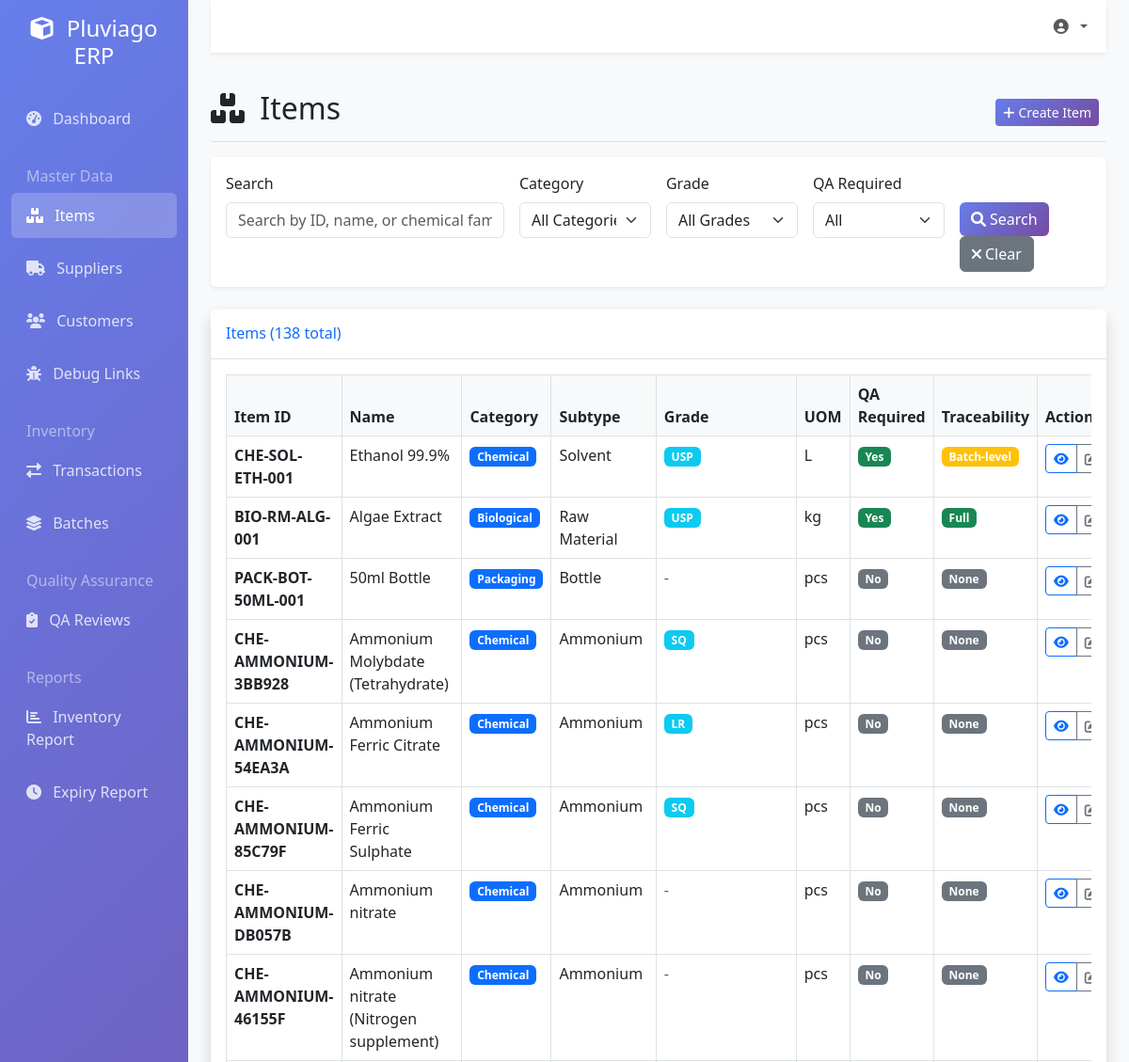
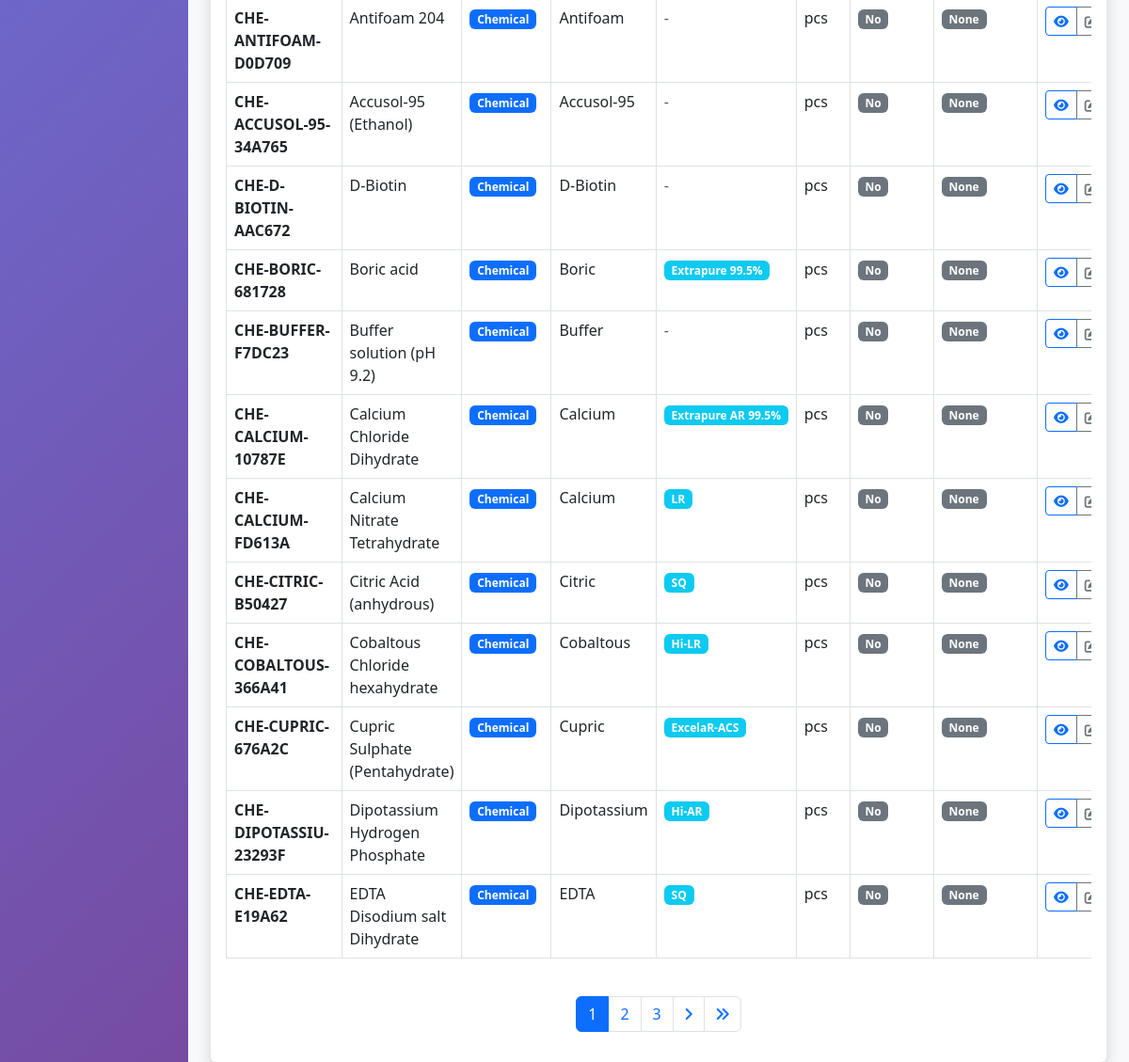
/inventory/items/, run on the app's committed database (2 pictures, top to bottom).
### inventory/models.py (models this page shows, shortened)
class ItemRecord(models.Model):
    item_record_id = models.CharField(max_length=50, primary_key=True, help_text="Unique internal ID formatted as [CAT]-[SUB]-[CODE]")
    item_name = models.CharField(max_length=200, help_text="Standardized name aligned with label and QA docs")
    unit_of_measure = models.CharField(max_length=10, choices=UOMChoices.choices, help_text="Standard unit of measurement")
    category = models.CharField(max_length=20, choices=CategoryChoices.choices, help_text="Inventory grouping")
    subtype = models.CharField(max_length=50, help_text="Functional role within the category")
    grade = models.CharField(max_length=10, choices=GradeChoices.choices, blank=True, help_text="Purity or spec level")
    hazard_class = models.CharField(max_length=20, choices=HazardClassChoices.choices, blank=True, help_text="Regulatory hazard from SDS")
    chemical_family = models.CharField(max_length=100, choices=ChemicalFamilyChoices.choices, blank=True, help_text="Subgroup within hazard category")
    contamination_risk = models.CharField(max_length=10, choices=ContaminationRiskChoices.choices, default=ContaminationRiskChoices.LOW, help_text="Risk level for QA and traceability")
    critical_to_product = models.BooleanField(default=False, help_text="Flag for QA and traceability enforcement")
    spec_verified = models.BooleanField(default=False, help_text="Whether specification has been verified")
    segregation_rule_required = models.BooleanField(default=False, help_text="Whether segregation rules are required")
    qa_required = models.BooleanField(default=False, help_text="System-derived from grade, subtype, contamination, criticality")
    traceability_level = models.CharField(max_length=20, choices=TraceabilityLevelChoices.choices, default=TraceabilityLevelChoices.NONE, help_text="Derived traceability scope")
    sds_mandatory = models.BooleanField(default=False, help_text="Safety Data Sheet required?")
    coa_mandatory = models.BooleanField(default=False, help_text="Certificate of Analysis required?")
    spec_required = models.BooleanField(default=False, help_text="Specification document required?")
    class Meta:
        db_table = 'item_records'

### inventory/views.py (the view)
# urls.py: path('items/', views.item_list, name='item_list'),
def item_list(request):
    items = ItemRecord.objects.all()
    search_query = request.GET.get('search', '')
    if search_query:
        items = items.filter(
            Q(item_record_id__icontains=search_query) |
            Q(item_name__icontains=search_query) |
            Q(chemical_family__icontains=search_query)
        )
    category_filter = request.GET.get('category', '')
    if category_filter:
        items = items.filter(category=category_filter)
    grade_filter = request.GET.get('grade', '')
    if grade_filter:
        items = items.filter(grade=grade_filter)
    qa_required_filter = request.GET.get('qa_required', '')
    if qa_required_filter:
        items = items.filter(qa_required=qa_required_filter == 'true')
    paginator = Paginator(items, 20)
    page_number = request.GET.get('page')
    page_obj = paginator.get_page(page_number)
    context = {
        'page_obj': page_obj,
        'search_query': search_query,
        'category_filter': category_filter,
        'grade_filter': grade_filter,
        'qa_required_filter': qa_required_filter,
        'categories': CategoryChoices.choices,
        'grades': GradeChoices.choices,
    }
    return render(request, 'inventory/item_list.html', context)

### inventory/templates/inventory/item_list.html (shortened to what this page needs)
{% extends 'inventory/base.html' %}
{% block content %}
<div class="d-flex justify-content-between flex-wrap flex-md-nowrap align-items-center pt-3 pb-2 mb-3 border-bottom">
    <h1 class="h2">
        <i class="fas fa-boxes me-2"></i>
        Items
    </h1>
    <div class="btn-toolbar mb-2 mb-md-0">
        <div class="btn-group me-2">
            <a href="{% url 'inventory:item_create' %}" class="btn btn-sm btn-primary">
                <i class="fas fa-plus me-1"></i>Create Item
            </a>
        </div>
    </div>
</div>
<div class="card mb-4">
    <div class="card-body">
        <form method="get" class="row g-3">
            <div class="col-md-4">
                <label for="search" class="form-label">Search</label>
                <input type="text" class="form-control" id="search" name="search"
                       value="{{ search_query }}" placeholder="Search by ID, name, or chemical family">
            </div>
            <div class="col-md-2">
                <label for="category" class="form-label">Category</label>
                <select class="form-select" id="category" name="category">
                    <option value="">All Categories</option>
                </select>
            </div>
            <div class="col-md-2">
                <label for="grade" class="form-label">Grade</label>
                <select class="form-select" id="grade" name="grade">
                    <option value="">All Grades</option>
                </select>
            </div>
            <div class="col-md-2">
                <label for="qa_required" class="form-label">QA Required</label>
                <select class="form-select" id="qa_required" name="qa_required">
                    <option value="">All</option>
                </select>
            </div>
            <div class="col-md-2">
                <label class="form-label">&nbsp;</label>
                <div>
                    <button type="submit" class="btn btn-primary">
                        <i class="fas fa-search me-1"></i>Search
                    </button>
                    <a href="{% url 'inventory:item_list' %}" class="btn btn-secondary">
                        <i class="fas fa-times me-1"></i>Clear
                    </a>
                </div>
            </div>
        </form>
    </div>
</div>
<div class="card shadow">
    <div class="card-header py-3">
        <h6 class="m-0 font-weight-bold text-primary">
            Items ({{ page_obj.paginator.count }} total)
        </h6>
    </div>
    <div class="card-body">
        {% if page_obj %}
            <div class="table-responsive">
                <table class="table table-bordered" width="100%" cellspacing="0">
                    <thead>
                        <tr>
                            <th>Item ID</th>
                            <th>Name</th>
                            <th>Category</th>
                            <th>Subtype</th>
                            <th>Grade</th>
                            <th>UOM</th>
                            <th>QA Required</th>
                            <th>Traceability</th>
                            <th>Actions</th>
                        </tr>
                    </thead>
                    <tbody>
                        {% for item in page_obj %}
                        <tr>
                            <td>
                                <strong>{{ item.item_record_id }}</strong>
                            </td>
                            <td>{{ item.item_name }}</td>
                            <td>
                                <span class="badge bg-primary">{{ item.get_category_display }}</span>
                            </td>
                            <td>{{ item.subtype }}</td>
                            <td>
                                {% if item.grade %}
                                    <span class="badge bg-info">{{ item.get_grade_display }}</span>
                                {% else %}
                                    <span class="text-muted">-</span>
                                {% endif %}
                            </td>
                            <td>{{ item.get_unit_of_measure_display }}</td>
                            <td>
                                {% if item.qa_required %}
                                    <span class="badge bg-success">Yes</span>
                                {% else %}
                                    <span class="badge bg-secondary">No</span>
                                {% endif %}
                            </td>
                            <td>
                                <span class="badge bg-{% if item.traceability_level == 'Full' %}success{% elif item.traceability_level == 'Batch-level' %}warning{% elif item.traceability_level == 'Basic' %}info{% else %}secondary{% endif %}">
                                    {{ item.get_traceability_level_display }}
                                </span>
                            </td>
                            <td>
                                <div class="btn-group" role="group">
                                    <a href="{% url 'inventory:item_detail' item.item_record_id %}"
                                       class="btn btn-sm btn-outline-primary">
                                        <i class="fas fa-eye"></i>
                                    </a>
                                    <a href="{% url 'admin:inventory_itemrecord_change' item.item_record_id %}"
                                       class="btn btn-sm btn-outline-secondary">
                                        <i class="fas fa-edit"></i>
                                    </a>
                                </div>
                            </td>
                        </tr>
                        {% endfor %}
                    </tbody>
                </table>
            </div>
            {% if page_obj.has_other_pages %}
                <nav aria-label="Page navigation" class="mt-4">
                    <ul class="pagination justify-content-center">
                        {% for num in page_obj.paginator.page_range %}
                            {% if page_obj.number == num %}
                                <li class="page-item active">
                                    <span class="page-link">{{ num }}</span>
                                </li>
                            {% elif num > page_obj.number|add:'-3' and num < page_obj.number|add:'3' %}
                                <li class="page-item">
                                    <a class="page-link" href="?page={{ num }}">{{ num }}</a>
                                </li>
                            {% endif %}
                        {% endfor %}
                        {% if page_obj.has_next %}
                            <li class="page-item">
                                <a class="page-link" href="?page={{ page_obj.next_page_number }}">
                                    <i class="fas fa-angle-right"></i>
                                </a>
                            </li>
                            <li class="page-item">
                                <a class="page-link" href="?page={{ page_obj.paginator.num_pages }}">
                                    <i class="fas fa-angle-double-right"></i>
                                </a>
                            </li>
                        {% endif %}
                    </ul>
                </nav>
            {% endif %}
        {% endif %}
    </div>
</div>
{% endblock %}

### data on the page
ItemRecord: item_record_id "CHE-SOL-ETH-001", item_name "Ethanol 99.9%", category "Chemical", subtype "Solvent", grade "USP", unit_of_measure "L", qa_required "Yes", traceability_level "Batch-level"
ItemRecord: item_record_id "BIO-RM-ALG-001", item_name "Algae Extract", category "Biological", subtype "Raw Material", grade "USP", unit_of_measure "kg", qa_required "Yes", traceability_level "Full"
ItemRecord: item_record_id "PACK-BOT-50ML-001", item_name "50ml Bottle", category "Packaging", subtype "Bottle", unit_of_measure "pcs", qa_required "No", traceability_level "None"
ItemRecord: item_record_id "CHE-AMMONIUM-3BB928", item_name "Ammonium Molybdate (Tetrahydrate)", category "Chemical", subtype "Ammonium", grade "SQ", unit_of_measure "pcs", qa_required "No", traceability_level "None"
ItemRecord: item_record_id "CHE-AMMONIUM-54EA3A", item_name "Ammonium Ferric Citrate", category "Chemical", subtype "Ammonium", grade "LR", unit_of_measure "pcs", qa_required "No", traceability_level "None"
ItemRecord: item_record_id "CHE-AMMONIUM-85C79F", item_name "Ammonium Ferric Sulphate", category "Chemical", subtype "Ammonium", grade "SQ", unit_of_measure "pcs", qa_required "No", traceability_level "None"
ItemRecord: item_record_id "CHE-AMMONIUM-DB057B", item_name "Ammonium nitrate", category "Chemical", subtype "Ammonium", unit_of_measure "pcs", qa_required "No", traceability_level "None"
ItemRecord: item_record_id "CHE-AMMONIUM-46155F", item_name "Ammonium nitrate (Nitrogen supplement)", category "Chemical", subtype "Ammonium", unit_of_measure "pcs", qa_required "No", traceability_level "None"
ItemRecord: item_record_id "CHE-ANTIFOAM-D0D709", item_name "Antifoam 204", category "Chemical", subtype "Antifoam", unit_of_measure "pcs", qa_required "No", traceability_level "None"
ItemRecord: item_record_id "CHE-ACCUSOL-95-34A765", item_name "Accusol-95 (Ethanol)", category "Chemical", subtype "Accusol-95", unit_of_measure "pcs", qa_required "No", traceability_level "None"
ItemRecord: item_record_id "CHE-D-BIOTIN-AAC672", item_name "D-Biotin", category "Chemical", subtype "D-Biotin", unit_of_measure "pcs", qa_required "No", traceability_level "None"
ItemRecord: item_record_id "CHE-BORIC-681728", item_name "Boric acid", category "Chemical", subtype "Boric", grade "Extrapure 99.5%", unit_of_measure "pcs", qa_required "No", traceability_level "None"
ItemRecord: item_record_id "CHE-BUFFER-F7DC23", item_name "Buffer solution (pH 9.2)", category "Chemical", subtype "Buffer", unit_of_measure "pcs", qa_required "No", traceability_level "None"
ItemRecord: item_record_id "CHE-CALCIUM-10787E", item_name "Calcium Chloride Dihydrate", category "Chemical", subtype "Calcium", grade "Extrapure AR 99.5%", unit_of_measure "pcs", qa_required "No", traceability_level "None"
ItemRecord: item_record_id "CHE-CALCIUM-FD613A", item_name "Calcium Nitrate Tetrahydrate", category "Chemical", subtype "Calcium", grade "LR", unit_of_measure "pcs", qa_required "No", traceability_level "None"
ItemRecord: item_record_id "CHE-CITRIC-B50427", item_name "Citric Acid (anhydrous)", category "Chemical", subtype "Citric", grade "SQ", unit_of_measure "pcs", qa_required "No", traceability_level "None"
ItemRecord: item_record_id "CHE-COBALTOUS-366A41", item_name "Cobaltous Chloride hexahydrate", category "Chemical", subtype "Cobaltous", grade "Hi-LR", unit_of_measure "pcs", qa_required "No", traceability_level "None"
ItemRecord: item_record_id "CHE-CUPRIC-676A2C", item_name "Cupric Sulphate (Pentahydrate)", category "Chemical", subtype "Cupric", grade "ExcelaR-ACS", unit_of_measure "pcs", qa_required "No", traceability_level "None"
ItemRecord: item_record_id "CHE-DIPOTASSIU-23293F", item_name "Dipotassium Hydrogen Phosphate", category "Chemical", subtype "Dipotassium", grade "Hi-AR", unit_of_measure "pcs", qa_required "No", traceability_level "None"
ItemRecord: item_record_id "CHE-EDTA-E19A62", item_name "EDTA Disodium salt Dihydrate", category "Chemical", subtype "EDTA", grade "SQ", unit_of_measure "pcs", qa_required "No", traceability_level "None"

### other printed values
{{ page_obj.paginator.count }} "138"
{{ num }} "1"
{{ num }} "2" "3"
